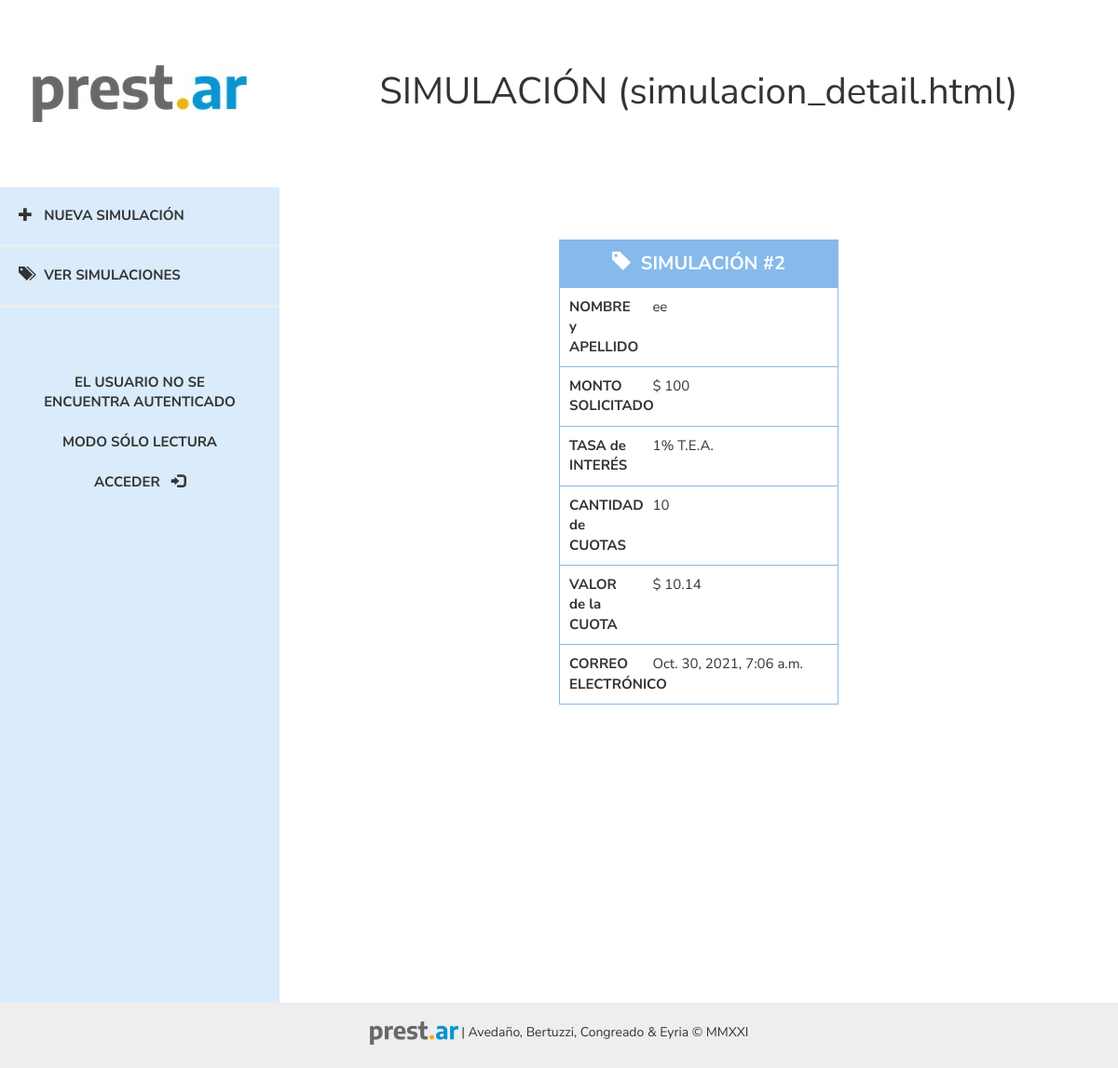
Page /simulador/2/ on the committed database.
### prestamos/models.py (models this page shows, shortened)
class Simulacion(models.Model):
    author = models.ForeignKey(
        settings.AUTH_USER_MODEL, on_delete=models.CASCADE, null=True, blank=True)
    nom_ape = models.CharField(max_length=200)
    monto = models.IntegerField()
    created_date = models.DateTimeField(default=timezone.now)
    tasa_anual = models.SmallIntegerField()
    cant_cuotas = models.SmallIntegerField()
    def calculo_cuota(self):
        calculo_cuota = round(self.monto*(0.03/12) /
                              (1-(1+(0.03/12))**(-self.cant_cuotas)), 2)
        return round(calculo_cuota, 2)

### prestamos/views.py (the view)
# urls.py: path('simulador/<int:pk>/', views.simulacion_detail, name='simulacion_detail'),
def simulacion_detail(request, pk):
    simulacion = get_object_or_404(Simulacion, pk=pk)
    return render(request, 'simulador/simulacion_detail.html', {'simulacion': simulacion})

### prestamos/templates/simulador/simulacion_detail.html (shortened to what this page needs)
{% extends 'simulador/base.html' %}
{% block content %}
<header>
	SIMULACIÓN (simulacion_detail.html)
</header>
<main>
<form target="_self" class="simulacion">{% csrf_token %}
			<div class="caja">
        <div class="grid-item titulo mayus"><span><span class="glyphicon glyphicon-tag"></span>&nbsp;&nbsp;SIMULACIÓN #{{ simulacion.id }}</span>
					</div>
          <div class="grid-item texto">NOMBRE y APELLIDO</div>
          <div class="grid-item">{{ simulacion.nom_ape }}</div>
          <div class="grid-item texto">MONTO SOLICITADO</div>
          <div class="grid-item">$ {{ simulacion.monto}}</div>
          <div class="grid-item texto">TASA de INTERÉS</div>
          <div class="grid-item">{{ simulacion.tasa_anual }}% T.E.A.</div>
          <div class="grid-item texto">CANTIDAD de CUOTAS</div>
          <div class="grid-item">{{ simulacion.cant_cuotas }}</div>
          <div class="grid-item texto">VALOR de la CUOTA</div>
          <div class="grid-item">$ {{ simulacion.calculo_cuota }}</div>
          <div class="grid-item texto">CORREO ELECTRÓNICO</div>
          <div class="grid-item">{{ simulacion.created_date }}</div>
			</div>
	</form>
</main>
{% endblock %}

### prestamos/static/css/prestamos.css (style rules this page uses)
html { height: 100%; }
body { min-height: 100%; font-family: "Nunito Sans", sans-serif; display: grid; grid-template: "menu header" "menu main" "menu main" "footer footer" / 300px 1fr; }
header { grid-area: header; font-size: 40px; padding: 70px; text-align: center; }
main { grid-area: main; padding-bottom: 150px; padding-left: 100px; padding-right: 300px; }
form { margin-bottom: 170px; }
.caja { display: grid; grid-template-columns: 30% 70%; border: 1px solid #87baea; }
.grid-item { padding: 10px; border-top: 1px solid #87baea; display: grid; align-items: left; }
.titulo { text-align: center; font-size: 20px; font-weight: bold; color: white; background-color: #87baea; grid-column-start: 1; grid-column-end: 3; }
.texto { font-size: 15px; font-weight: bold; }

### prestamos/static/css/style.css (style rules this page uses)
html { height: 100%; }
body { min-height: 100%; font-family: "Nunito Sans", sans-serif; display: grid; grid-template: "menu header" "menu main" "menu main" "footer footer" / 300px 1fr; }
header { grid-area: header; font-size: 40px; padding: 70px; padding-bottom: 130px; text-align: center; }
main { grid-area: main; padding-bottom: 150px; padding-left: 300px; padding-right: 300px; }
.caja { margin-bottom: 50px; display: grid; grid-template-columns: 30% 70%; border: 1px solid #87baea; }
.grid-item { padding: 10px; border-top: 1px solid #87baea; display: grid; align-items: left; font-size: 15px; }
.titulo { text-align: center; font-size: 20px; font-weight: bold; color: white; background-color: #87baea; grid-column-start: 1; grid-column-end: 3; }
.texto { font-size: 15px; font-weight: bold; }
.mayus { text-transform: uppercase; }

### rows in the picture
Simulacion: id "2", nom_ape "ee", monto "100", tasa_anual "1", cant_cuotas "10", calculo_cuota "10.14", created_date "Oct. 30, 2021, 7:06 a.m."
